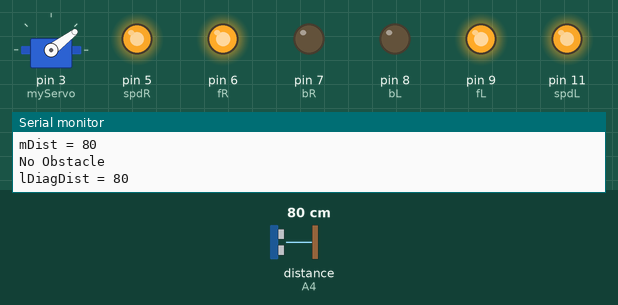
This sketch was run on a simulated Arduino Uno, built with avr-gcc and run on an emulated ATmega328P. On the bench: servo, output pins drawn as LEDs (lit = HIGH), the last lines printed to the serial monitor. Wiring (inferred from the names in the program): ultrasonic range finder: trigger A5; echo A4. The inputs (shaded band) are chosen by the test bench; at power-on: distance to the obstacle (sensor on A4) 80 cm. The echo pulse lasts 58.3 µs per cm; pins used as bus, display or sensor lines are not drawn.

Above: at 1.4 s.
1.5 s: distance to the obstacle (sensor on A4) set to 2 cm
At 2.7 s:
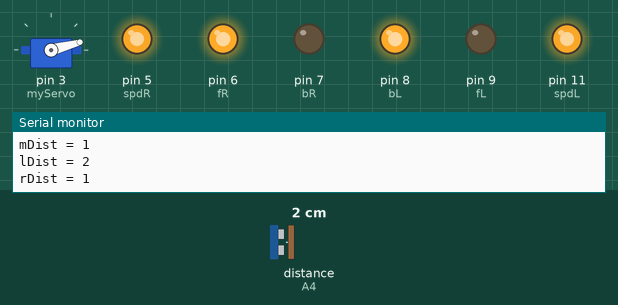
4.5 s: distance to the obstacle (sensor on A4) set to 120 cm
At 4.79 s:
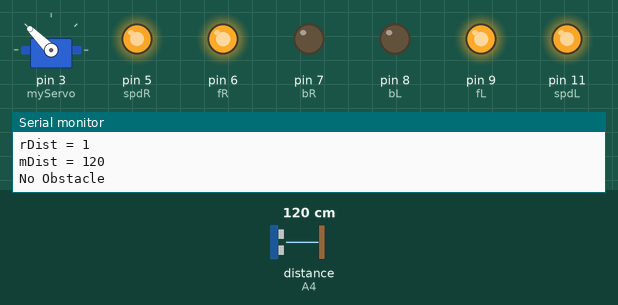
7.5 s: distance to the obstacle (sensor on A4) set to 4 cm
At 7.88 s:
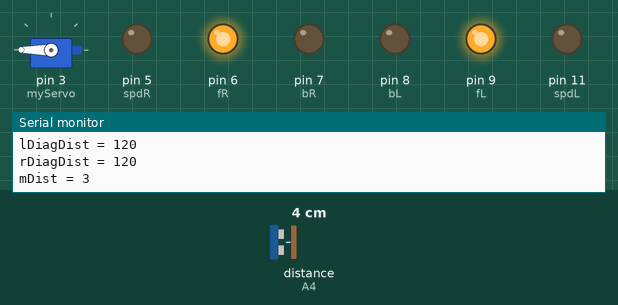
10.5 s: distance to the obstacle (sensor on A4) set to 9 cm
At 11.54 s:
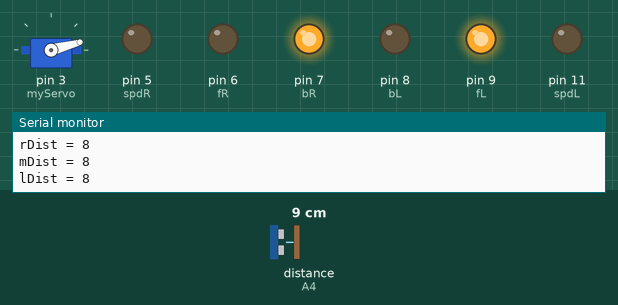
13.5 s: distance to the obstacle (sensor on A4) set to 250 cm
At 14.89 s:
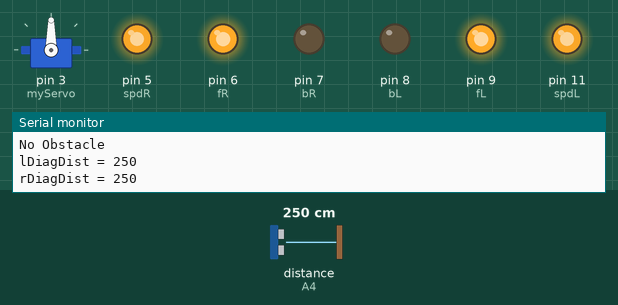
Timing chart, 0 to 17.5 s (numbered marks = the images above; inputs shaded):
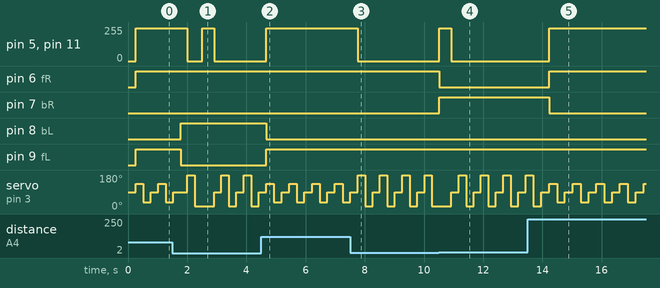

Measured:
- after the input at 1.5 s, pin 5 (spdR), pin 11 (spdL): 244/255 → 0/255 after 0.50 s, → 244/255 0.50 s later, → 0/255 0.40 s later; pin 8 (bL): LOW → HIGH after 0.28 s; pin 9 (fL): HIGH → LOW after 0.28 s
- after the input at 4.5 s, pin 5 (spdR), pin 11 (spdL): 0/255 → 244/255 after 0.17 s; pin 8 (bL): HIGH → LOW after 0.17 s; pin 9 (fL): LOW → HIGH after 0.17 s
- after the input at 7.5 s, pin 5 (spdR), pin 11 (spdL): 244/255 → 0/255 after 0.26 s
- after the input at 10.5 s, pin 5 (spdR), pin 11 (spdL): 0/255 → 244/255 at once, → 0/255 0.40 s later; pin 6 (fR): HIGH → LOW at once; pin 7 (bR): LOW → HIGH at once
- after the input at 13.5 s, pin 5 (spdR), pin 11 (spdL): 0/255 → 244/255 after 0.73 s; pin 6 (fR): LOW → HIGH after 0.73 s; pin 7 (bR): HIGH → LOW after 0.73 s
- by itself, servo on pin 3 (myServo): repeats every 0.80 s: 90° 0.27 s, 135° 0.27 s, 37° 0.27 s

The sketch:

elegooUltraSonic.ino
```cpp
/*Ultrasonic detector used to steer elegoo robot away from walls and
obstacles.
Detector pan while in forward motion and detector pan when
obstacle encountered.
*/

#include <Servo.h>
Servo myServo;
int left= 180;
int right = 15;
int mid = 90;

int lDiag = 135;
int rDiag = 37;

//ultrasonic init
int echo = A4;
int trig = A5;

int lDist = 0,lDiagDist = 0, rDist = 0,rDiagDist = 0, mDist = 0;

//Right wheel variable init
int spdR = 5;
int fR = 6;
int bR = 7;
//Left wheel variable init
int spdL = 11;
int fL = 9;
int bL = 8;

//wheel speed
int SPD = 500;

int servoDelay = 250;
int mDelay = 400;
int mDiagDelay = 225;
int dist = 60;

void backward()
{
    analogWrite(spdR, SPD);
    analogWrite(spdL, SPD);
    digitalWrite(fR,LOW);
    digitalWrite(bR,HIGH);
    digitalWrite(fL, LOW);
    digitalWrite(bL, HIGH);
}

void forward()
{
    analogWrite(spdR, SPD);
    analogWrite(spdL, SPD);
    digitalWrite(fR, HIGH);
    digitalWrite(bR, LOW);
    digitalWrite(fL, HIGH);
    digitalWrite(bL, LOW);
}

void mLeft()
{
    analogWrite(spdL, SPD);
    analogWrite(spdR, SPD);
    digitalWrite(fL, HIGH);
    digitalWrite(bL, LOW);
    digitalWrite(fR, LOW);
    digitalWrite(bR, HIGH);
}

void mRight()
{
    analogWrite(spdR, SPD);
    analogWrite(spdL, SPD);
    digitalWrite(fR, HIGH);
    digitalWrite(bR, LOW);
    digitalWrite(fL, LOW);
    digitalWrite(bL, HIGH);
}

void stop()
{
    digitalWrite(spdR, LOW);
    digitalWrite(spdL, LOW);
}

int Distance()
{
    digitalWrite(trig, LOW);
    delayMicroseconds(2);
    digitalWrite(trig, HIGH);
    delayMicroseconds(dist);
    digitalWrite(trig, LOW);
    float cmDist = pulseIn(echo, HIGH);
    cmDist = cmDist/58;
    return (int)cmDist;
}

void steerLR()
{
    if(rDist > lDist) {
        mLeft();
        delay(mDelay);
    }
    else if(lDist > rDist) {
        mRight();
        delay(mDelay);
    }
    stop();
}

void panObst()
{
    while(mDist <= dist)
    {
        stop();
        myServo.write(left);
        delay(servoDelay);
        lDist = Distance();
        Serial.print("lDist = ");
        Serial.println(lDist);

        myServo.write(right);
        delay(servoDelay);
        rDist = Distance();
        Serial.print("rDist = ");
        Serial.println(rDist);
        steerLR();

        myServo.write(mid);
        delay(servoDelay);
        mDist = Distance();
        Serial.print("mDist = ");
        Serial.println(mDist);
    }
}
void steerDiag()
{
    if((rDiagDist <= dist) || (lDiagDist <= dist)) {
        if(rDiagDist > lDiagDist) {
            mLeft();
            delay(mDiagDelay);
            stop();
        }
        else if(lDiagDist > rDiagDist) {
            mRight();
            delay(mDiagDelay);
            stop();
        }
    }
}

void panFwd()
{
    Serial.println("No Obstacle");

    myServo.write(lDiag);
    delay(servoDelay);
    lDiagDist = Distance();
    Serial.print("lDiagDist = ");
    Serial.println(lDiagDist);

    myServo.write(rDiag);
    delay(servoDelay);
    rDiagDist = Distance();
    Serial.print("rDiagDist = ");
    Serial.println(rDiagDist);

    myServo.write(mid);
    delay(servoDelay);
    mDist = Distance();
    Serial.print("mDist = ");
    Serial.println(mDist);

    steerDiag();
}

void setup()
{
    stop();
    Serial.begin(9600);
    myServo.attach(3);

    pinMode(echo, INPUT);
    pinMode(trig, OUTPUT);

    pinMode(spdR,OUTPUT);
    pinMode(fR,OUTPUT);
    pinMode(bR,OUTPUT);
    pinMode(spdL, OUTPUT);
    pinMode(fL,OUTPUT);
    pinMode(bL,OUTPUT);

    myServo.write(mid);
    delay(servoDelay);
    mDist = Distance();
}

void loop()
{
    panObst();
    forward();
    panFwd();
}
```
